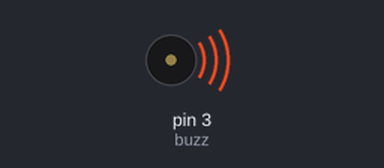
This sketch was run on a simulated Arduino Uno, built with avr-gcc and run on an emulated ATmega328P. On the bench: buzzer (waves = sounding).

Above: at 0.2 s.
At 120.66 s:
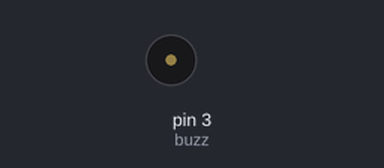
Timing chart, 0 to 122.2 s (numbered marks = the images above):
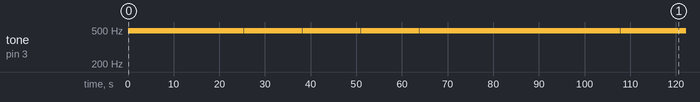

The sketch:

mybuzzer.ino
```cpp
int buzz=3;
int high=255;
void setup() {
  pinMode(buzz,OUTPUT);
  // put your setup code here, to run once:
}

void loop() {
  analogWrite(buzz,high);
  high-=100;
  if(high<=0){
    high+=50;
  }
  delay(100);
  // put your main code here, to run repeatedly:

}
```

Measured:
- by itself, tone on pin 3 (buzz): goes 5 × (490 Hz 12.5 s, silent 0.10 s), 490 Hz 43.9 s, silent 0.10 s, 490 Hz 12.7 s, silent 0.10 s, then 490 Hz
